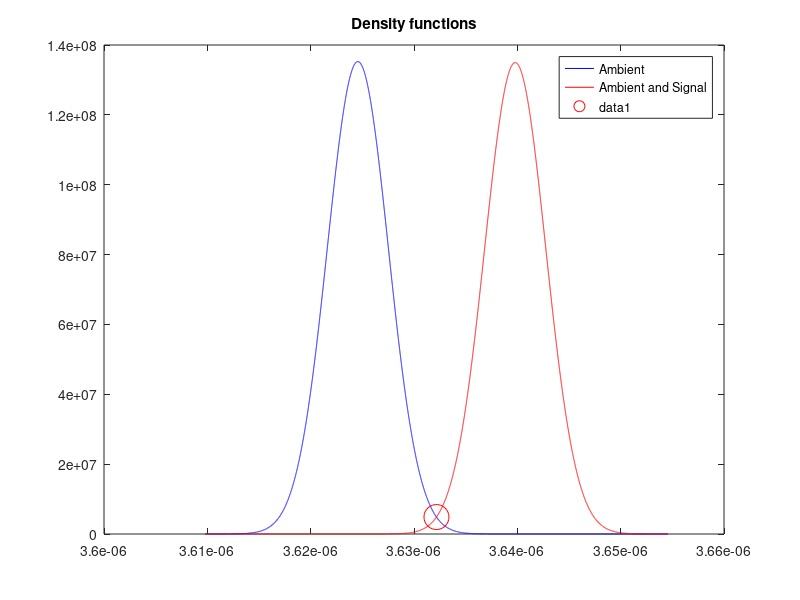

Write the MATLAB code that produced this figure.
%% DEPRECATED:
% This was a proof of concept of formulas. We are now using main.m
% to run this across a range of conditions

%% Transmitter Info
power_src = 3.3; % watt
irradiance_ambient = 10; % watt / m^2 Sunlight = 1000
clock_rate = 15e6; % From IEEE Spec
wavelength = 600e-9; % 590-610 nm based on Cree Spec

%% Reciever Info
sampling_time = 1 / clock_rate;
% With that clock rate, lets use RS(64, 32)
% which should give us a 6mb/s data rate.
area = 1e-6; % 1 mm^2
quantum_efficiency = 0.75; % Generally 50-90%. Not a huge factor

dist = 5; % meters (Transmitter to Reciever)
%% Constants
h = 6.626068e-34; % Planks constant
c = 299792458; % m/s Speed of Light

energy_photon = (h * c) / wavelength;
%% General Functions
% From Lambertian Source
intensity = @(power) power/pi;
irradiance = @(intensity, distance) intensity / (distance^2);
detected_power = @(irradiance, area) irradiance * area;

n_photons = @(p_detected) ( p_detected * sampling_time) / energy_photon;
n_electrons = @(p_detected) quantum_efficiency * n_photons(p_detected);

%% Noise Functions
current = @(p_detected) n_electrons(p_detected) / sampling_time;
sigma = @(p_detected) sqrt(n_electrons(p_detected)) / sampling_time;

%% Calculations
t_intensity = intensity(power_src);
t_irradiance = irradiance(t_intensity, dist);
p_detect = detected_power(t_irradiance, area);

p_ambient_detect = detected_power(irradiance_ambient, area);

% Just Noise
ambient = current(p_ambient_detect); % In electrons
ambient_var = sigma(p_ambient_detect); % In electrons

ambient_and_signal = current(p_ambient_detect + p_detect); % In electrons
ambient_and_signal_var = sigma(p_ambient_detect + p_detect); % In electrons

mu1 = ambient / 6.25e18; % Current
sigma1 = ambient_var / 6.25e18; % Current

mu2 = ambient_and_signal / 6.25e18; % Current
sigma2 = ambient_and_signal_var / 6.25e18; % Current

%% Plot these two.
x = (min(mu1, mu2) - max(sigma1, sigma2) * 5):(min(sigma1, sigma2) / 1000):(max(mu1, mu2) + max(sigma1, sigma2) * 5);
y1 = pdf('normal', x, mu1, sigma1);
y2 = pdf('normal', x, mu2, sigma2);
plot(x, y1, 'b')
hold on 
plot(x, y2, 'r')
legend('Ambient', 'Ambient and Signal')
title('Density functions')
hold on

%% Find intersection of two PDFs
idx = find(y1 - y2 < 1e-5, 1); % Index of coordinate in array
px = x(idx);
py = y1(idx);

plot(px, py, 'ro', 'MarkerSize', 18)

%% Now calculate Error
cdf1 = cdf('normal', x, mu1, sigma1);
cdf2 = cdf('normal', x, mu2, sigma2);

left_error = 1 - cdf1(idx);
right_error = cdf2(idx);

prob_error = left_error + right_error;

% QUESTION: Probability of error seems very very low
sprintf('Distance: %f Meters', dist)
sprintf('Source Power: %f Watts', power_src)
sprintf('Ambient Irradiance %f W/m^2', irradiance_ambient)
sprintf('Chance of error: %f%%', prob_error * 100)